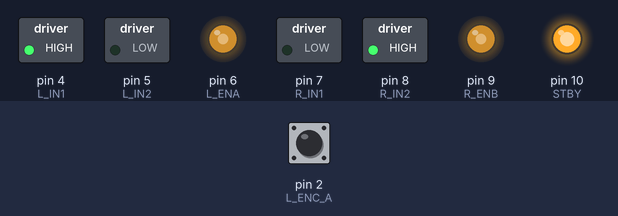
Simulated run of this sketch. Board: Arduino Uno, built with avr-gcc and run on an emulated ATmega328P. Shown: switched loads named in the sketch (green lamp = pin HIGH), output pins drawn as LEDs (lit = HIGH). Inputs (shaded band) come from the test bench; at power-on: pin 2 (L_ENC_A) HIGH. What the sketch prints to the serial monitor is not drawn.

Above: at 0.1 s.
Timing chart, 0 to 1.6 s (numbered marks = the images above):
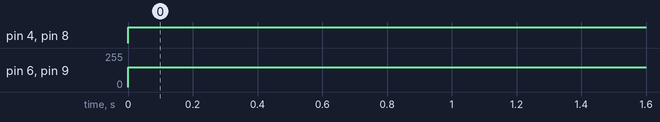

Measured:
- by itself, pin 4 (L_IN1), pin 8 (R_IN2): LOW → HIGH at 0.00 s
- by itself, pin 6 (L_ENA), pin 9 (R_ENB): 0/255 → 150/255 at 0.00 s

The sketch:

step3_dual_motor.ino
```cpp
const int L_IN1 = 4, L_IN2 = 5, L_ENA = 6;
const int R_IN1 = 7, R_IN2 = 8, R_ENB = 9;
const int STBY = 10;
const int L_ENC_A = 2, L_ENC_B = 3;
const int R_ENC_A = 18, R_ENC_B = 19;

volatile long l_count = 0, r_count = 0;

void lEncISR() { l_count += (digitalRead(L_ENC_B) == HIGH) ? 1 : -1; }
void rEncISR() { r_count += (digitalRead(R_ENC_B) == HIGH) ? 1 : -1; }

void setMotor(int in1, int in2, int en, int pwm) {
  if (pwm > 0) {
    digitalWrite(in1, HIGH); digitalWrite(in2, LOW);
  } else if (pwm < 0) {
    digitalWrite(in1, LOW); digitalWrite(in2, HIGH);
    pwm = -pwm;
  } else {
    digitalWrite(in1, LOW); digitalWrite(in2, LOW);
  }
  analogWrite(en, constrain(pwm, 0, 255));
}

void setup() {
  pinMode(L_IN1, OUTPUT); pinMode(L_IN2, OUTPUT); pinMode(L_ENA, OUTPUT);
  pinMode(R_IN1, OUTPUT); pinMode(R_IN2, OUTPUT); pinMode(R_ENB, OUTPUT);
  pinMode(STBY, OUTPUT);
  digitalWrite(STBY, HIGH);
  pinMode(L_ENC_A, INPUT_PULLUP); pinMode(L_ENC_B, INPUT_PULLUP);
  pinMode(R_ENC_A, INPUT_PULLUP); pinMode(R_ENC_B, INPUT_PULLUP);
  attachInterrupt(digitalPinToInterrupt(L_ENC_A), lEncISR, RISING);
  attachInterrupt(digitalPinToInterrupt(R_ENC_A), rEncISR, RISING);
  Serial.begin(115200);
  Serial.println("Dual motor test start");
}

void loop() {
  // 两个电机同时正转
  setMotor(L_IN1, L_IN2, L_ENA, 150);
  setMotor(R_IN1, R_IN2, R_ENB, -150);
  Serial.print("L: "); Serial.print(l_count);
  Serial.print("  R: "); Serial.println(r_count);
  delay(100);
}
```
